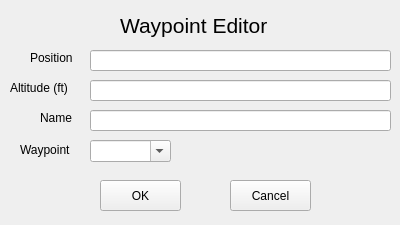
<?xml version="1.0" encoding="UTF-8"?>
<ui version="4.0">
 <class>WaypointAddDialog</class>
 <widget class="QWidget" name="WaypointAddDialog">
  <property name="geometry">
   <rect>
    <x>0</x>
    <y>0</y>
    <width>400</width>
    <height>225</height>
   </rect>
  </property>
  <property name="sizePolicy">
   <sizepolicy hsizetype="Fixed" vsizetype="Fixed">
    <horstretch>0</horstretch>
    <verstretch>0</verstretch>
   </sizepolicy>
  </property>
  <property name="windowTitle">
   <string>WaypointAddDialog</string>
  </property>
  <widget class="QLabel" name="title">
   <property name="geometry">
    <rect>
     <x>120</x>
     <y>10</y>
     <width>151</width>
     <height>31</height>
    </rect>
   </property>
   <property name="font">
    <font>
     <family>Arial</family>
     <pointsize>16</pointsize>
    </font>
   </property>
   <property name="text">
    <string>Waypoint Editor</string>
   </property>
  </widget>
  <widget class="QPushButton" name="Ok">
   <property name="geometry">
    <rect>
     <x>100</x>
     <y>180</y>
     <width>81</width>
     <height>31</height>
    </rect>
   </property>
   <property name="text">
    <string>OK</string>
   </property>
  </widget>
  <widget class="QLineEdit" name="Position">
   <property name="geometry">
    <rect>
     <x>90</x>
     <y>50</y>
     <width>301</width>
     <height>21</height>
    </rect>
   </property>
  </widget>
  <widget class="QLineEdit" name="Altitude">
   <property name="geometry">
    <rect>
     <x>90</x>
     <y>80</y>
     <width>301</width>
     <height>21</height>
    </rect>
   </property>
  </widget>
  <widget class="QLineEdit" name="Name">
   <property name="geometry">
    <rect>
     <x>90</x>
     <y>110</y>
     <width>301</width>
     <height>21</height>
    </rect>
   </property>
  </widget>
  <widget class="QLabel" name="label">
   <property name="geometry">
    <rect>
     <x>30</x>
     <y>50</y>
     <width>49</width>
     <height>16</height>
    </rect>
   </property>
   <property name="text">
    <string>Position</string>
   </property>
  </widget>
  <widget class="QLabel" name="label_2">
   <property name="geometry">
    <rect>
     <x>10</x>
     <y>80</y>
     <width>61</width>
     <height>16</height>
    </rect>
   </property>
   <property name="text">
    <string>Altitude (ft)</string>
   </property>
  </widget>
  <widget class="QLabel" name="label_3">
   <property name="geometry">
    <rect>
     <x>40</x>
     <y>110</y>
     <width>41</width>
     <height>16</height>
    </rect>
   </property>
   <property name="text">
    <string>Name</string>
   </property>
  </widget>
  <widget class="QComboBox" name="WP">
   <property name="geometry">
    <rect>
     <x>90</x>
     <y>140</y>
     <width>81</width>
     <height>22</height>
    </rect>
   </property>
   <property name="editable">
    <bool>true</bool>
   </property>
  </widget>
  <widget class="QLabel" name="label_4">
   <property name="geometry">
    <rect>
     <x>20</x>
     <y>140</y>
     <width>61</width>
     <height>20</height>
    </rect>
   </property>
   <property name="text">
    <string>Waypoint</string>
   </property>
  </widget>
  <widget class="QPushButton" name="Cancel">
   <property name="geometry">
    <rect>
     <x>230</x>
     <y>180</y>
     <width>81</width>
     <height>31</height>
    </rect>
   </property>
   <property name="text">
    <string>Cancel</string>
   </property>
  </widget>
 </widget>
 <layoutdefault spacing="6" margin="11"/>
 <resources/>
 <connections/>
</ui>
